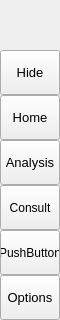
        <widget class="QFrame" name="leftMenuBg">
         <property name="minimumSize">
          <size>
           <width>60</width>
           <height>0</height>
          </size>
         </property>
         <property name="maximumSize">
          <size>
           <width>60</width>
           <height>16777215</height>
          </size>
         </property>
         <property name="frameShape">
          <enum>QFrame::NoFrame</enum>
         </property>
         <property name="frameShadow">
          <enum>QFrame::Raised</enum>
         </property>
         <layout class="QVBoxLayout" name="verticalLayout_3">
          <property name="spacing">
           <number>0</number>
          </property>
          <property name="leftMargin">
           <number>0</number>
          </property>
          <property name="topMargin">
           <number>0</number>
          </property>
          <property name="rightMargin">
           <number>0</number>
          </property>
          <property name="bottomMargin">
           <number>0</number>
          </property>
          <item>
           <widget class="QFrame" name="topLogoInfo">
            <property name="minimumSize">
             <size>
              <width>0</width>
              <height>50</height>
             </size>
            </property>
            <property name="maximumSize">
             <size>
              <width>16777215</width>
              <height>50</height>
             </size>
            </property>
            <property name="frameShape">
             <enum>QFrame::NoFrame</enum>
            </property>
            <property name="frameShadow">
             <enum>QFrame::Raised</enum>
            </property>
            <layout class="QVBoxLayout" name="verticalLayout_17">
             <item>
              <widget class="QFrame" name="topLogo">
               <property name="sizePolicy">
                <sizepolicy hsizetype="Preferred" vsizetype="Preferred">
                 <horstretch>0</horstretch>
                 <verstretch>0</verstretch>
                </sizepolicy>
               </property>
               <property name="minimumSize">
                <size>
                 <width>42</width>
                 <height>42</height>
                </size>
               </property>
               <property name="whatsThis">
                <string/>
               </property>
               <property name="styleSheet">
                <string notr="true">image: url(:/images/images/images/PyDracula.png);</string>
               </property>
               <property name="frameShape">
                <enum>QFrame::NoFrame</enum>
               </property>
               <property name="frameShadow">
                <enum>QFrame::Raised</enum>
               </property>
              </widget>
             </item>
            </layout>
           </widget>
          </item>
          <item>
           <widget class="QFrame" name="leftMenuFrame">
            <property name="frameShape">
             <enum>QFrame::NoFrame</enum>
            </property>
            <property name="frameShadow">
             <enum>QFrame::Raised</enum>
            </property>
            <layout class="QVBoxLayout" name="verticalMenuLayout">
             <property name="spacing">
              <number>0</number>
             </property>
             <property name="leftMargin">
              <number>0</number>
             </property>
             <property name="topMargin">
              <number>0</number>
             </property>
             <property name="rightMargin">
              <number>0</number>
             </property>
             <property name="bottomMargin">
              <number>0</number>
             </property>
             <item>
              <widget class="QFrame" name="toggleBox">
               <property name="maximumSize">
                <size>
                 <width>16777215</width>
                 <height>45</height>
                </size>
               </property>
               <property name="frameShape">
                <enum>QFrame::NoFrame</enum>
               </property>
               <property name="frameShadow">
                <enum>QFrame::Raised</enum>
               </property>
               <layout class="QVBoxLayout" name="verticalLayout_4">
                <property name="spacing">
                 <number>0</number>
                </property>
                <property name="leftMargin">
                 <number>0</number>
                </property>
                <property name="topMargin">
                 <number>0</number>
                </property>
                <property name="rightMargin">
                 <number>0</number>
                </property>
                <property name="bottomMargin">
                 <number>0</number>
                </property>
                <item>
                 <widget class="QPushButton" name="toggleButton">
                  <property name="sizePolicy">
                   <sizepolicy hsizetype="Expanding" vsizetype="Fixed">
                    <horstretch>0</horstretch>
                    <verstretch>0</verstretch>
                   </sizepolicy>
                  </property>
                  <property name="minimumSize">
                   <size>
                    <width>0</width>
                    <height>45</height>
                   </size>
                  </property>
                  <property name="font">
                   <font>
                    <family>Segoe UI</family>
                    <pointsize>10</pointsize>
                    <weight>50</weight>
                    <italic>false</italic>
                    <bold>false</bold>
                   </font>
                  </property>
                  <property name="cursor">
                   <cursorShape>PointingHandCursor</cursorShape>
                  </property>
                  <property name="layoutDirection">
                   <enum>Qt::LeftToRight</enum>
                  </property>
                  <property name="styleSheet">
                   <string notr="true">background-image: url(:/icons/images/icons/icon_menu.png);</string>
                  </property>
                  <property name="text">
                   <string>Hide</string>
                  </property>
                 </widget>
                </item>
               </layout>
              </widget>
             </item>
             <item alignment="Qt::AlignTop">
              <widget class="QFrame" name="topMenu">
               <property name="frameShape">
                <enum>QFrame::NoFrame</enum>
               </property>
               <property name="frameShadow">
                <enum>QFrame::Raised</enum>
               </property>
               <layout class="QVBoxLayout" name="verticalLayout_8">
                <property name="spacing">
                 <number>0</number>
                </property>
                <property name="leftMargin">
                 <number>0</number>
                </property>
                <property name="topMargin">
                 <number>0</number>
                </property>
                <property name="rightMargin">
                 <number>0</number>
                </property>
                <property name="bottomMargin">
                 <number>0</number>
                </property>
                <item>
                 <widget class="QPushButton" name="btn_page_home">
                  <property name="sizePolicy">
                   <sizepolicy hsizetype="Expanding" vsizetype="Fixed">
                    <horstretch>0</horstretch>
                    <verstretch>0</verstretch>
                   </sizepolicy>
                  </property>
                  <property name="minimumSize">
                   <size>
                    <width>0</width>
                    <height>45</height>
                   </size>
                  </property>
                  <property name="font">
                   <font>
                    <family>Segoe UI</family>
                    <pointsize>10</pointsize>
                    <weight>50</weight>
                    <italic>false</italic>
                    <bold>false</bold>
                   </font>
                  </property>
                  <property name="cursor">
                   <cursorShape>PointingHandCursor</cursorShape>
                  </property>
                  <property name="layoutDirection">
                   <enum>Qt::LeftToRight</enum>
                  </property>
                  <property name="styleSheet">
                   <string notr="true">background-image: url(:/icons/images/icons/cil-description.png);</string>
                  </property>
                  <property name="text">
                   <string>Home</string>
                  </property>
                 </widget>
                </item>
                <item>
                 <widget class="QPushButton" name="btn_page_estepa">
                  <property name="sizePolicy">
                   <sizepolicy hsizetype="Expanding" vsizetype="Fixed">
                    <horstretch>0</horstretch>
                    <verstretch>0</verstretch>
                   </sizepolicy>
                  </property>
                  <property name="minimumSize">
                   <size>
                    <width>0</width>
                    <height>45</height>
                   </size>
                  </property>
                  <property name="font">
                   <font>
                    <family>Segoe UI</family>
                    <pointsize>10</pointsize>
                    <weight>50</weight>
                    <italic>false</italic>
                    <bold>false</bold>
                   </font>
                  </property>
                  <property name="cursor">
                   <cursorShape>PointingHandCursor</cursorShape>
                  </property>
                  <property name="layoutDirection">
                   <enum>Qt::LeftToRight</enum>
                  </property>
                  <property name="styleSheet">
                   <string notr="true">background-image: url(:/icons/images/icons/cil-find-in-page.png);</string>
                  </property>
                  <property name="text">
                   <string>Analysis</string>
                  </property>
                 </widget>
                </item>
                <item>
                 <widget class="QPushButton" name="btn_page_consult">
                  <property name="sizePolicy">
                   <sizepolicy hsizetype="Expanding" vsizetype="Fixed">
                    <horstretch>0</horstretch>
                    <verstretch>0</verstretch>
                   </sizepolicy>
                  </property>
                  <property name="minimumSize">
                   <size>
                    <width>0</width>
                    <height>45</height>
                   </size>
                  </property>
                  <property name="cursor">
                   <cursorShape>PointingHandCursor</cursorShape>
                  </property>
                  <property name="styleSheet">
                   <string notr="true">background-image: url(:/icons/images/icons/cil-magnifying-glass.png)</string>
                  </property>
                  <property name="text">
                   <string>Consult</string>
                  </property>
                 </widget>
                </item>
                <item>
                 <widget class="QPushButton" name="btn_page_inbase">
                  <property name="enabled">
                   <bool>true</bool>
                  </property>
                  <property name="sizePolicy">
                   <sizepolicy hsizetype="Expanding" vsizetype="Fixed">
                    <horstretch>0</horstretch>
                    <verstretch>0</verstretch>
                   </sizepolicy>
                  </property>
                  <property name="minimumSize">
                   <size>
                    <width>0</width>
                    <height>45</height>
                   </size>
                  </property>
                  <property name="cursor">
                   <cursorShape>PointingHandCursor</cursorShape>
                  </property>
                  <property name="styleSheet">
                   <string notr="true">background-image: url(:/icons/images/icons/cil-cloud-upload.png);</string>
                  </property>
                  <property name="text">
                   <string>PushButton</string>
                  </property>
                 </widget>
                </item>
               </layout>
              </widget>
             </item>
             <item alignment="Qt::AlignBottom">
              <widget class="QFrame" name="bottomMenu">
               <property name="frameShape">
                <enum>QFrame::NoFrame</enum>
               </property>
               <property name="frameShadow">
                <enum>QFrame::Raised</enum>
               </property>
               <layout class="QVBoxLayout" name="verticalLayout_9">
                <property name="spacing">
                 <number>0</number>
                </property>
                <property name="leftMargin">
                 <number>0</number>
                </property>
                <property name="topMargin">
                 <number>0</number>
                </property>
                <property name="rightMargin">
                 <number>0</number>
                </property>
                <property name="bottomMargin">
                 <number>0</number>
                </property>
                <item>
                 <widget class="QPushButton" name="toggleLeftBox">
                  <property name="sizePolicy">
                   <sizepolicy hsizetype="Fixed" vsizetype="Fixed">
                    <horstretch>0</horstretch>
                    <verstretch>0</verstretch>
                   </sizepolicy>
                  </property>
                  <property name="minimumSize">
                   <size>
                    <width>0</width>
                    <height>45</height>
                   </size>
                  </property>
                  <property name="font">
                   <font>
                    <family>Segoe UI</family>
                    <pointsize>10</pointsize>
                    <weight>50</weight>
                    <italic>false</italic>
                    <bold>false</bold>
                   </font>
                  </property>
                  <property name="cursor">
                   <cursorShape>PointingHandCursor</cursorShape>
                  </property>
                  <property name="layoutDirection">
                   <enum>Qt::LeftToRight</enum>
                  </property>
                  <property name="autoFillBackground">
                   <bool>false</bool>
                  </property>
                  <property name="styleSheet">
                   <string notr="true">background-image: url(:/icons/images/icons/cil-settings.png);</string>
                  </property>
                  <property name="text">
                   <string>Options</string>
                  </property>
                  <property name="icon">
                   <iconset>
                    <normaloff>images/icons/White Icons/option_bar_settings [#1399].png</normaloff>images/icons/White Icons/option_bar_settings [#1399].png</iconset>
                  </property>
                 </widget>
                </item>
               </layout>
              </widget>
             </item>
            </layout>
           </widget>
          </item>
         </layout>
        </widget>
